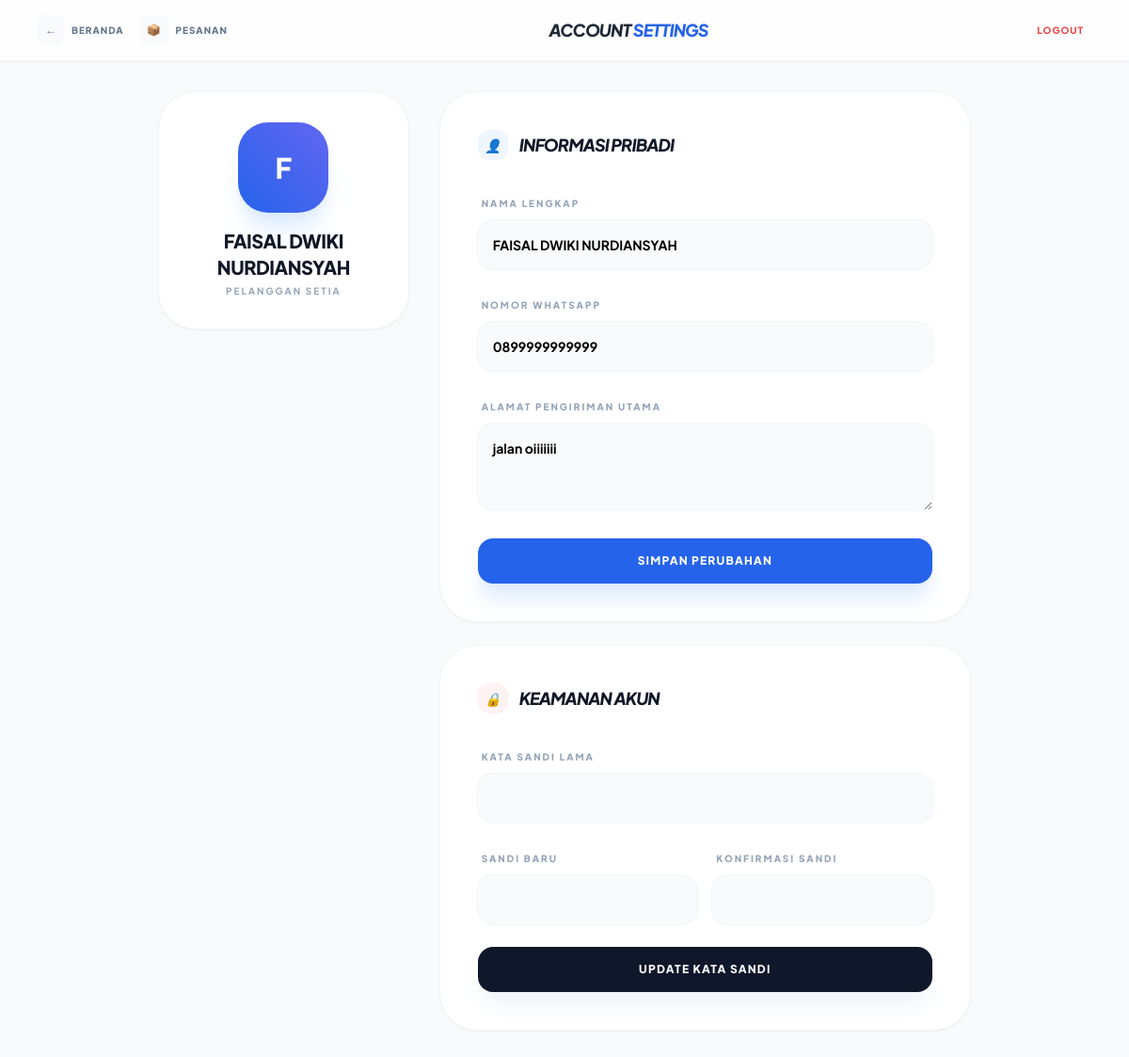
Page /profile.php (signed in) on the committed database.
### tables this page shows
CREATE TABLE `customers` (
  `id` int(11) NOT NULL,
  `nama_lengkap` varchar(100) NOT NULL,
  `email` varchar(100) NOT NULL,
  `password` varchar(255) NOT NULL,
  `created_at` timestamp NOT NULL DEFAULT current_timestamp(),
  `no_wa` varchar(20) DEFAULT NULL,
  `alamat` text DEFAULT NULL
);

### profile.php (the view, shortened to what this page needs)
<?php
include __DIR__ . '/admin/config.php';
$customer_id = $_SESSION['customer_id'];
$data = $conn->query("SELECT * FROM customers WHERE id = $customer_id")->fetch_assoc();
?>
<!DOCTYPE html>
<html lang="id">
<head>
    <script src="https://cdn.tailwindcss.com"></script>
</head>
<body class="bg-slate-50 min-h-screen pb-20">
<nav class="bg-white/80 backdrop-blur-md border-b border-gray-100 shadow-sm mb-8 sticky top-0 z-40">
    <div class="max-w-6xl mx-auto px-4 h-16 flex justify-between items-center">
        <div class="flex items-center gap-2 sm:gap-4">
            <a href="index.php" class="flex items-center gap-2 text-slate-500 font-bold group" title="Kembali ke Beranda">
                <div class="p-2 bg-slate-50 rounded-lg group-hover:bg-blue-600 group-hover:text-white transition-all text-xs">
                    ←
                </div>
                <span class="text-[10px] uppercase tracking-widest font-black hidden sm:block">Beranda</span>
            </a>
            <a href="my_orders.php" class="flex items-center gap-2 text-slate-500 font-bold group" title="Lihat Pesanan Saya">
                <div class="p-2 bg-slate-50 rounded-lg group-hover:bg-slate-900 group-hover:text-white transition-all text-xs">
                    📦
                </div>
                <span class="text-[10px] uppercase tracking-widest font-black hidden sm:block">Pesanan</span>
            </a>
        </div>
        <h1 class="text-lg font-black text-gray-800 tracking-tighter italic uppercase">Account <span class="text-blue-600">Settings</span></h1>
        <a href="logout.php" class="text-[10px] font-black text-red-500 uppercase tracking-widest hover:underline px-2 py-1 rounded-md hover:bg-red-50 transition-colors">
            Logout
        </a>
    </div>
</nav>
<main class="max-w-4xl mx-auto px-4">
    <div class="grid grid-cols-1 md:grid-cols-3 gap-8">
        <div class="md:col-span-1">
            <div class="bg-white p-8 rounded-[2.5rem] border border-gray-100 shadow-sm text-center">
                <div class="w-24 h-24 bg-gradient-to-tr from-blue-600 to-indigo-500 rounded-[2rem] mx-auto mb-4 flex items-center justify-center text-3xl font-black text-white shadow-xl shadow-blue-100">
                    <?= strtoupper(substr($data['nama_lengkap'] ?? $data['username'], 0, 1)) ?>
                </div>
                <h2 class="font-black text-gray-900 text-xl tracking-tight"><?= htmlspecialchars($data['nama_lengkap'] ?? $data['username']) ?></h2>
                <p class="text-[10px] font-bold text-slate-400 uppercase tracking-[0.2em] mt-1">Pelanggan Setia</p>
            </div>
        </div>
        <div class="md:col-span-2 space-y-6">
            <div class="bg-white p-8 md:p-10 rounded-[2.5rem] border border-gray-100 shadow-sm">
                <h3 class="text-lg font-black text-gray-900 mb-8 flex items-center gap-3 italic uppercase tracking-tighter">
                    <span class="w-8 h-8 bg-blue-50 text-blue-600 rounded-xl flex items-center justify-center text-sm">👤</span>
                    Informasi Pribadi
                </h3>
                <form method="POST" class="space-y-6">
                    <div class="space-y-2">
                        <label class="text-[10px] font-black text-slate-400 uppercase tracking-[0.2em] ml-1">Nama Lengkap</label>
                        <input type="text" name="nama_lengkap" value="<?= htmlspecialchars($data['nama_lengkap'] ?? '') ?>" required
                            class="w-full bg-slate-50 border-none p-4 rounded-2xl ring-1 ring-slate-100 focus:ring-2 focus:ring-blue-500 outline-none font-bold text-sm transition-all">
                    </div>
                    <div class="space-y-2">
                        <label class="text-[10px] font-black text-slate-400 uppercase tracking-[0.2em] ml-1">Nomor WhatsApp</label>
                        <input type="text" name="no_wa" value="<?= htmlspecialchars($data['no_wa'] ?? '') ?>" required
                            class="w-full bg-slate-50 border-none p-4 rounded-2xl ring-1 ring-slate-100 focus:ring-2 focus:ring-blue-500 outline-none font-bold text-sm transition-all">
                    </div>
                    <div class="space-y-2">
                        <label class="text-[10px] font-black text-slate-400 uppercase tracking-[0.2em] ml-1">Alamat Pengiriman Utama</label>
                        <textarea name="alamat" rows="3" required
                            class="w-full bg-slate-50 border-none p-4 rounded-2xl ring-1 ring-slate-100 focus:ring-2 focus:ring-blue-500 outline-none font-bold text-sm transition-all"><?= htmlspecialchars($data['alamat'] ?? '') ?></textarea>
                    </div>
                    <button type="submit" name="update_profile" class="w-full py-4 bg-blue-600 text-white font-black text-xs rounded-2xl shadow-xl shadow-blue-100 hover:bg-blue-700 transition-all uppercase tracking-widest active:scale-[0.98]">
                        Simpan Perubahan
                    </button>
                </form>
            </div>
            <div class="bg-white p-8 md:p-10 rounded-[2.5rem] border border-gray-100 shadow-sm">
                <h3 class="text-lg font-black text-gray-900 mb-8 flex items-center gap-3 italic uppercase tracking-tighter">
                    <span class="w-8 h-8 bg-red-50 text-red-600 rounded-xl flex items-center justify-center text-sm">🔒</span>
                    Keamanan Akun
                </h3>
                <form method="POST" class="space-y-6">
                    <div class="space-y-2">
                        <label class="text-[10px] font-black text-slate-400 uppercase tracking-[0.2em] ml-1">Kata Sandi Lama</label>
                        <input type="password" name="old_password" required
                            class="w-full bg-slate-50 border-none p-4 rounded-2xl ring-1 ring-slate-100 focus:ring-2 focus:ring-blue-500 outline-none font-bold text-sm transition-all">
                    </div>
                    <div class="grid grid-cols-1 md:grid-cols-2 gap-4">
                        <div class="space-y-2">
                            <label class="text-[10px] font-black text-slate-400 uppercase tracking-[0.2em] ml-1">Sandi Baru</label>
                            <input type="password" name="new_password" required
                                class="w-full bg-slate-50 border-none p-4 rounded-2xl ring-1 ring-slate-100 focus:ring-2 focus:ring-blue-500 outline-none font-bold text-sm transition-all">
                        </div>
                        <div class="space-y-2">
                            <label class="text-[10px] font-black text-slate-400 uppercase tracking-[0.2em] ml-1">Konfirmasi Sandi</label>
                            <input type="password" name="confirm_password" required
                                class="w-full bg-slate-50 border-none p-4 rounded-2xl ring-1 ring-slate-100 focus:ring-2 focus:ring-blue-500 outline-none font-bold text-sm transition-all">
                        </div>
                    </div>
                    <button type="submit" name="change_password" class="w-full py-4 bg-slate-900 text-white font-black text-xs rounded-2xl shadow-xl shadow-slate-100 hover:bg-black transition-all uppercase tracking-widest active:scale-[0.98]">
                        Update Kata Sandi
                    </button>
                </form>
            </div>
        </div>
    </div>
</main>
</body>
</html>

### profile.php (style rules this page uses)
body { font-family: 'Plus Jakarta Sans', sans-serif; }

### rows in the picture
customers: nama_lengkap "F", nama_lengkap "FAISAL DWIKI NURDIANSYAH", no_wa "0899999999999", alamat "jalan oiiiiiii"
